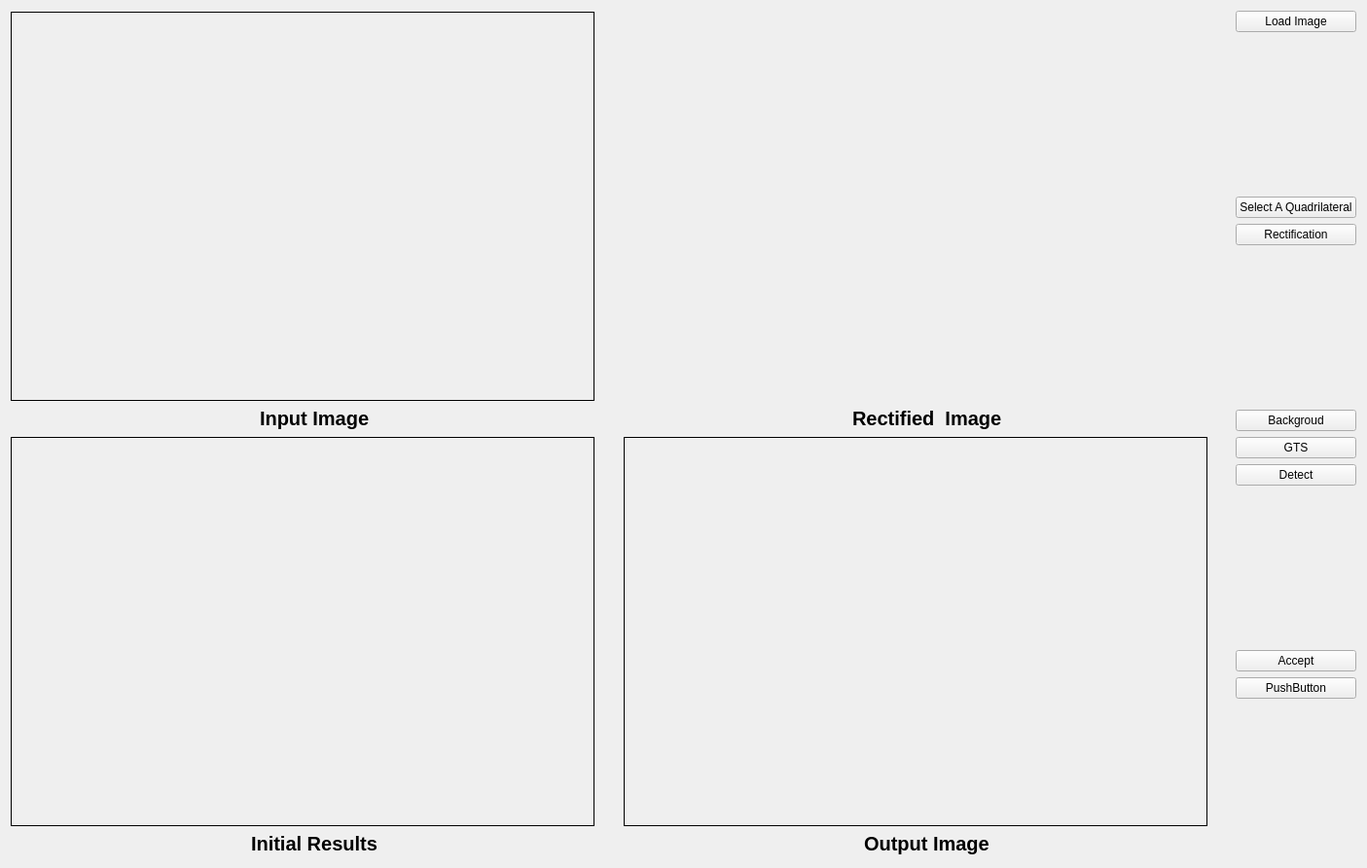
<?xml version="1.0" encoding="UTF-8"?>
<ui version="4.0">
 <class>GTSDetectionDialog</class>
 <widget class="QWidget" name="GTSDetectionDialog">
  <property name="geometry">
   <rect>
    <x>0</x>
    <y>0</y>
    <width>1405</width>
    <height>892</height>
   </rect>
  </property>
  <property name="sizePolicy">
   <sizepolicy hsizetype="Preferred" vsizetype="Preferred">
    <horstretch>0</horstretch>
    <verstretch>0</verstretch>
   </sizepolicy>
  </property>
  <property name="windowTitle">
   <string>Form</string>
  </property>
  <layout class="QHBoxLayout" name="horizontalLayout_6">
   <item>
    <layout class="QGridLayout" name="gridLayout">
     <item row="0" column="0">
      <layout class="QVBoxLayout" name="verticalLayout_2">
       <item>
        <widget class="QLabel" name="label_input">
         <property name="sizePolicy">
          <sizepolicy hsizetype="Fixed" vsizetype="Fixed">
           <horstretch>0</horstretch>
           <verstretch>0</verstretch>
          </sizepolicy>
         </property>
         <property name="minimumSize">
          <size>
           <width>600</width>
           <height>400</height>
          </size>
         </property>
         <property name="autoFillBackground">
          <bool>true</bool>
         </property>
         <property name="frameShape">
          <enum>QFrame::Panel</enum>
         </property>
         <property name="text">
          <string/>
         </property>
         <property name="alignment">
          <set>Qt::AlignLeading|Qt::AlignLeft|Qt::AlignTop</set>
         </property>
        </widget>
       </item>
       <item>
        <layout class="QHBoxLayout" name="horizontalLayout_4">
         <item>
          <spacer name="horizontalSpacer_7">
           <property name="orientation">
            <enum>Qt::Horizontal</enum>
           </property>
           <property name="sizeHint" stdset="0">
            <size>
             <width>40</width>
             <height>20</height>
            </size>
           </property>
          </spacer>
         </item>
         <item>
          <widget class="QLabel" name="label_4">
           <property name="sizePolicy">
            <sizepolicy hsizetype="Fixed" vsizetype="Fixed">
             <horstretch>0</horstretch>
             <verstretch>0</verstretch>
            </sizepolicy>
           </property>
           <property name="font">
            <font>
             <pointsize>15</pointsize>
             <weight>75</weight>
             <bold>true</bold>
            </font>
           </property>
           <property name="text">
            <string>Input Image</string>
           </property>
          </widget>
         </item>
         <item>
          <spacer name="horizontalSpacer_8">
           <property name="orientation">
            <enum>Qt::Horizontal</enum>
           </property>
           <property name="sizeHint" stdset="0">
            <size>
             <width>40</width>
             <height>20</height>
            </size>
           </property>
          </spacer>
         </item>
        </layout>
       </item>
      </layout>
     </item>
     <item row="0" column="1">
      <layout class="QVBoxLayout" name="verticalLayout_3">
       <item>
        <widget class="PaintWidget" name="widget_rectified" native="true">
         <property name="sizePolicy">
          <sizepolicy hsizetype="Fixed" vsizetype="Fixed">
           <horstretch>0</horstretch>
           <verstretch>0</verstretch>
          </sizepolicy>
         </property>
         <property name="minimumSize">
          <size>
           <width>600</width>
           <height>400</height>
          </size>
         </property>
         <property name="mouseTracking">
          <bool>true</bool>
         </property>
         <property name="autoFillBackground">
          <bool>true</bool>
         </property>
        </widget>
       </item>
       <item>
        <layout class="QHBoxLayout" name="horizontalLayout">
         <item>
          <spacer name="horizontalSpacer">
           <property name="orientation">
            <enum>Qt::Horizontal</enum>
           </property>
           <property name="sizeHint" stdset="0">
            <size>
             <width>40</width>
             <height>20</height>
            </size>
           </property>
          </spacer>
         </item>
         <item>
          <widget class="QLabel" name="label">
           <property name="sizePolicy">
            <sizepolicy hsizetype="Fixed" vsizetype="Fixed">
             <horstretch>0</horstretch>
             <verstretch>0</verstretch>
            </sizepolicy>
           </property>
           <property name="font">
            <font>
             <pointsize>15</pointsize>
             <weight>75</weight>
             <bold>true</bold>
            </font>
           </property>
           <property name="text">
            <string>Rectified  Image</string>
           </property>
          </widget>
         </item>
         <item>
          <spacer name="horizontalSpacer_2">
           <property name="orientation">
            <enum>Qt::Horizontal</enum>
           </property>
           <property name="sizeHint" stdset="0">
            <size>
             <width>40</width>
             <height>20</height>
            </size>
           </property>
          </spacer>
         </item>
        </layout>
       </item>
      </layout>
     </item>
     <item row="1" column="0">
      <layout class="QVBoxLayout" name="verticalLayout_4">
       <item>
        <widget class="QLabel" name="label_initialResults">
         <property name="sizePolicy">
          <sizepolicy hsizetype="Fixed" vsizetype="Fixed">
           <horstretch>0</horstretch>
           <verstretch>0</verstretch>
          </sizepolicy>
         </property>
         <property name="minimumSize">
          <size>
           <width>600</width>
           <height>400</height>
          </size>
         </property>
         <property name="autoFillBackground">
          <bool>true</bool>
         </property>
         <property name="frameShape">
          <enum>QFrame::Panel</enum>
         </property>
         <property name="text">
          <string/>
         </property>
         <property name="alignment">
          <set>Qt::AlignLeading|Qt::AlignLeft|Qt::AlignTop</set>
         </property>
        </widget>
       </item>
       <item>
        <layout class="QHBoxLayout" name="horizontalLayout_3">
         <item>
          <spacer name="horizontalSpacer_5">
           <property name="orientation">
            <enum>Qt::Horizontal</enum>
           </property>
           <property name="sizeHint" stdset="0">
            <size>
             <width>40</width>
             <height>20</height>
            </size>
           </property>
          </spacer>
         </item>
         <item>
          <widget class="QLabel" name="label_3">
           <property name="sizePolicy">
            <sizepolicy hsizetype="Fixed" vsizetype="Fixed">
             <horstretch>0</horstretch>
             <verstretch>0</verstretch>
            </sizepolicy>
           </property>
           <property name="font">
            <font>
             <pointsize>15</pointsize>
             <weight>75</weight>
             <bold>true</bold>
            </font>
           </property>
           <property name="text">
            <string>Initial Results</string>
           </property>
          </widget>
         </item>
         <item>
          <spacer name="horizontalSpacer_6">
           <property name="orientation">
            <enum>Qt::Horizontal</enum>
           </property>
           <property name="sizeHint" stdset="0">
            <size>
             <width>40</width>
             <height>20</height>
            </size>
           </property>
          </spacer>
         </item>
        </layout>
       </item>
      </layout>
     </item>
     <item row="1" column="1">
      <layout class="QVBoxLayout" name="verticalLayout_5">
       <item>
        <widget class="QLabel" name="label_output">
         <property name="sizePolicy">
          <sizepolicy hsizetype="Fixed" vsizetype="Fixed">
           <horstretch>0</horstretch>
           <verstretch>0</verstretch>
          </sizepolicy>
         </property>
         <property name="minimumSize">
          <size>
           <width>600</width>
           <height>400</height>
          </size>
         </property>
         <property name="autoFillBackground">
          <bool>true</bool>
         </property>
         <property name="frameShape">
          <enum>QFrame::Panel</enum>
         </property>
         <property name="text">
          <string/>
         </property>
         <property name="alignment">
          <set>Qt::AlignLeading|Qt::AlignLeft|Qt::AlignTop</set>
         </property>
        </widget>
       </item>
       <item>
        <layout class="QHBoxLayout" name="horizontalLayout_2">
         <item>
          <spacer name="horizontalSpacer_3">
           <property name="orientation">
            <enum>Qt::Horizontal</enum>
           </property>
           <property name="sizeHint" stdset="0">
            <size>
             <width>40</width>
             <height>20</height>
            </size>
           </property>
          </spacer>
         </item>
         <item>
          <widget class="QLabel" name="label_2">
           <property name="sizePolicy">
            <sizepolicy hsizetype="Fixed" vsizetype="Fixed">
             <horstretch>0</horstretch>
             <verstretch>0</verstretch>
            </sizepolicy>
           </property>
           <property name="font">
            <font>
             <pointsize>15</pointsize>
             <weight>75</weight>
             <bold>true</bold>
            </font>
           </property>
           <property name="text">
            <string>Output Image</string>
           </property>
          </widget>
         </item>
         <item>
          <spacer name="horizontalSpacer_4">
           <property name="orientation">
            <enum>Qt::Horizontal</enum>
           </property>
           <property name="sizeHint" stdset="0">
            <size>
             <width>40</width>
             <height>20</height>
            </size>
           </property>
          </spacer>
         </item>
        </layout>
       </item>
      </layout>
     </item>
    </layout>
   </item>
   <item>
    <layout class="QHBoxLayout" name="horizontalLayout_5">
     <item>
      <layout class="QVBoxLayout" name="verticalLayout">
       <item>
        <widget class="QPushButton" name="pushButton_loadImage">
         <property name="sizePolicy">
          <sizepolicy hsizetype="Minimum" vsizetype="Fixed">
           <horstretch>0</horstretch>
           <verstretch>0</verstretch>
          </sizepolicy>
         </property>
         <property name="text">
          <string>Load Image</string>
         </property>
        </widget>
       </item>
       <item>
        <spacer name="verticalSpacer_2">
         <property name="orientation">
          <enum>Qt::Vertical</enum>
         </property>
         <property name="sizeHint" stdset="0">
          <size>
           <width>20</width>
           <height>40</height>
          </size>
         </property>
        </spacer>
       </item>
       <item>
        <widget class="QPushButton" name="pushButton_quad">
         <property name="sizePolicy">
          <sizepolicy hsizetype="Fixed" vsizetype="Fixed">
           <horstretch>0</horstretch>
           <verstretch>0</verstretch>
          </sizepolicy>
         </property>
         <property name="text">
          <string>Select A Quadrilateral</string>
         </property>
        </widget>
       </item>
       <item>
        <widget class="QPushButton" name="pushButton_rectification">
         <property name="text">
          <string>Rectification</string>
         </property>
        </widget>
       </item>
       <item>
        <spacer name="verticalSpacer_3">
         <property name="orientation">
          <enum>Qt::Vertical</enum>
         </property>
         <property name="sizeHint" stdset="0">
          <size>
           <width>20</width>
           <height>40</height>
          </size>
         </property>
        </spacer>
       </item>
       <item>
        <widget class="QPushButton" name="pushButton_background">
         <property name="autoFillBackground">
          <bool>true</bool>
         </property>
         <property name="text">
          <string>Backgroud</string>
         </property>
        </widget>
       </item>
       <item>
        <widget class="QPushButton" name="pushButton_foreground">
         <property name="autoFillBackground">
          <bool>true</bool>
         </property>
         <property name="text">
          <string>GTS</string>
         </property>
        </widget>
       </item>
       <item>
        <widget class="QPushButton" name="pushButton_detect">
         <property name="autoFillBackground">
          <bool>true</bool>
         </property>
         <property name="text">
          <string>Detect</string>
         </property>
        </widget>
       </item>
       <item>
        <spacer name="verticalSpacer_4">
         <property name="orientation">
          <enum>Qt::Vertical</enum>
         </property>
         <property name="sizeHint" stdset="0">
          <size>
           <width>20</width>
           <height>40</height>
          </size>
         </property>
        </spacer>
       </item>
       <item>
        <widget class="QPushButton" name="pushButton_accept">
         <property name="text">
          <string>Accept</string>
         </property>
        </widget>
       </item>
       <item>
        <widget class="QPushButton" name="pushButton_abandon">
         <property name="text">
          <string>PushButton</string>
         </property>
        </widget>
       </item>
       <item>
        <spacer name="verticalSpacer">
         <property name="orientation">
          <enum>Qt::Vertical</enum>
         </property>
         <property name="sizeHint" stdset="0">
          <size>
           <width>20</width>
           <height>40</height>
          </size>
         </property>
        </spacer>
       </item>
      </layout>
     </item>
    </layout>
   </item>
  </layout>
 </widget>
 <customwidgets>
  <customwidget>
   <class>PaintWidget</class>
   <extends>QWidget</extends>
   <header>gts_paintWidget.h</header>
   <container>1</container>
  </customwidget>
 </customwidgets>
 <resources/>
 <connections/>
</ui>
